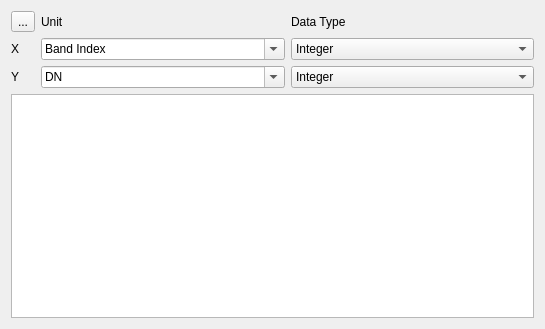
<?xml version="1.0" encoding="UTF-8"?>
<ui version="4.0">
 <class>Form</class>
 <widget class="QWidget" name="Form">
  <property name="geometry">
   <rect>
    <x>0</x>
    <y>0</y>
    <width>545</width>
    <height>329</height>
   </rect>
  </property>
  <property name="windowTitle">
   <string>Form</string>
  </property>
  <layout class="QGridLayout" name="gridLayout_2" columnstretch="0,1,1">
   <item row="1" column="1">
    <widget class="QComboBox" name="cbXUnit">
     <property name="editable">
      <bool>true</bool>
     </property>
     <item>
      <property name="text">
       <string>Band Index</string>
      </property>
     </item>
     <item>
      <property name="text">
       <string>Micrometers</string>
      </property>
     </item>
     <item>
      <property name="text">
       <string>Nanometers</string>
      </property>
     </item>
    </widget>
   </item>
   <item row="0" column="1">
    <widget class="QLabel" name="label_3">
     <property name="text">
      <string>Unit</string>
     </property>
    </widget>
   </item>
   <item row="0" column="2">
    <widget class="QLabel" name="label_4">
     <property name="text">
      <string>Data Type</string>
     </property>
    </widget>
   </item>
   <item row="2" column="2">
    <widget class="QComboBox" name="cbYUnitDataType">
     <item>
      <property name="text">
       <string>Integer</string>
      </property>
     </item>
     <item>
      <property name="text">
       <string>Float</string>
      </property>
     </item>
    </widget>
   </item>
   <item row="2" column="1">
    <widget class="QComboBox" name="cbYUnit">
     <property name="editable">
      <bool>true</bool>
     </property>
     <item>
      <property name="text">
       <string>DN</string>
      </property>
     </item>
     <item>
      <property name="text">
       <string>Reflectance</string>
      </property>
     </item>
    </widget>
   </item>
   <item row="1" column="0">
    <widget class="QLabel" name="label">
     <property name="text">
      <string>X</string>
     </property>
    </widget>
   </item>
   <item row="1" column="2">
    <widget class="QComboBox" name="cbXUnitDataType">
     <item>
      <property name="text">
       <string>Integer</string>
      </property>
     </item>
     <item>
      <property name="text">
       <string>Float</string>
      </property>
     </item>
    </widget>
   </item>
   <item row="2" column="0">
    <widget class="QLabel" name="label_2">
     <property name="text">
      <string>Y</string>
     </property>
    </widget>
   </item>
   <item row="4" column="0" colspan="3">
    <widget class="QTableView" name="tableView">
     <property name="sizePolicy">
      <sizepolicy hsizetype="Expanding" vsizetype="Expanding">
       <horstretch>0</horstretch>
       <verstretch>1</verstretch>
      </sizepolicy>
     </property>
     <property name="minimumSize">
      <size>
       <width>0</width>
       <height>150</height>
      </size>
     </property>
    </widget>
   </item>
   <item row="0" column="0">
    <widget class="QToolButton" name="btnReset">
     <property name="text">
      <string>...</string>
     </property>
    </widget>
   </item>
  </layout>
  <action name="actionReset">
   <property name="icon">
    <iconset resource="../../../../../QGIS/images/images.qrc">
     <normaloff>:/images/themes/default/mActionUndo.svg</normaloff>:/images/themes/default/mActionUndo.svg</iconset>
   </property>
   <property name="text">
    <string>Reset</string>
   </property>
  </action>
 </widget>
 <resources>
  <include location="speclibresources.qrc"/>
  <include location="../../../../../QGIS/images/images.qrc"/>
 </resources>
 <connections/>
</ui>
